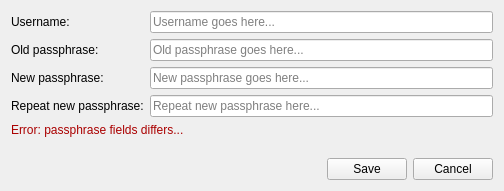
<?xml version="1.0" encoding="UTF-8"?>
<ui version="4.0">
 <class>UserEditor</class>
 <widget class="QWidget" name="UserEditor">
  <property name="windowModality">
   <enum>Qt::ApplicationModal</enum>
  </property>
  <property name="geometry">
   <rect>
    <x>0</x>
    <y>0</y>
    <width>504</width>
    <height>191</height>
   </rect>
  </property>
  <property name="sizePolicy">
   <sizepolicy hsizetype="Maximum" vsizetype="Maximum">
    <horstretch>0</horstretch>
    <verstretch>0</verstretch>
   </sizepolicy>
  </property>
  <property name="windowTitle">
   <string>User Editor</string>
  </property>
  <layout class="QVBoxLayout" name="verticalLayout_3">
   <item>
    <layout class="QHBoxLayout" name="horizontalLayout_2">
     <item>
      <layout class="QVBoxLayout" name="verticalLayout">
       <item>
        <widget class="QLabel" name="username_label">
         <property name="text">
          <string>Username:</string>
         </property>
        </widget>
       </item>
       <item>
        <widget class="QLabel" name="old_pswd_label">
         <property name="text">
          <string>Old passphrase:</string>
         </property>
        </widget>
       </item>
       <item>
        <widget class="QLabel" name="new_pswd_label">
         <property name="text">
          <string>New passphrase:</string>
         </property>
        </widget>
       </item>
       <item>
        <widget class="QLabel" name="repeat_new_pswd_label">
         <property name="text">
          <string>Repeat new passphrase:</string>
         </property>
        </widget>
       </item>
      </layout>
     </item>
     <item>
      <layout class="QVBoxLayout" name="verticalLayout_2">
       <item>
        <widget class="QLineEdit" name="username">
         <property name="text">
          <string/>
         </property>
         <property name="placeholderText">
          <string>Username goes here...</string>
         </property>
        </widget>
       </item>
       <item>
        <widget class="QLineEdit" name="old_pswd">
         <property name="placeholderText">
          <string>Old passphrase goes here...</string>
         </property>
        </widget>
       </item>
       <item>
        <widget class="QLineEdit" name="new_pswd">
         <property name="placeholderText">
          <string>New passphrase goes here...</string>
         </property>
        </widget>
       </item>
       <item>
        <widget class="QLineEdit" name="repeat_new_pswd">
         <property name="placeholderText">
          <string>Repeat new passphrase here...</string>
         </property>
        </widget>
       </item>
      </layout>
     </item>
    </layout>
   </item>
   <item>
    <widget class="QLabel" name="error">
     <property name="enabled">
      <bool>true</bool>
     </property>
     <property name="text">
      <string>&lt;html&gt;&lt;head/&gt;&lt;body&gt;&lt;p&gt;&lt;span style=&quot; color:#aa0000;&quot;&gt;Error: passphrase fields differs...&lt;/span&gt;&lt;/p&gt;&lt;/body&gt;&lt;/html&gt;</string>
     </property>
     <property name="textFormat">
      <enum>Qt::AutoText</enum>
     </property>
    </widget>
   </item>
   <item>
    <spacer name="vspacer">
     <property name="orientation">
      <enum>Qt::Vertical</enum>
     </property>
     <property name="sizeHint" stdset="0">
      <size>
       <width>20</width>
       <height>40</height>
      </size>
     </property>
    </spacer>
   </item>
   <item>
    <layout class="QHBoxLayout" name="horizontalLayout">
     <item>
      <spacer name="hspacer">
       <property name="orientation">
        <enum>Qt::Horizontal</enum>
       </property>
       <property name="sizeHint" stdset="0">
        <size>
         <width>40</width>
         <height>20</height>
        </size>
       </property>
      </spacer>
     </item>
     <item>
      <widget class="QPushButton" name="save">
       <property name="text">
        <string>Save</string>
       </property>
       <property name="icon">
        <iconset resource="../../picsou.qrc">
         <normaloff>:/resources/material-design/svg/check.svg</normaloff>:/resources/material-design/svg/check.svg</iconset>
       </property>
      </widget>
     </item>
     <item>
      <widget class="QPushButton" name="cancel">
       <property name="text">
        <string>Cancel</string>
       </property>
       <property name="icon">
        <iconset resource="../../picsou.qrc">
         <normaloff>:/resources/material-design/svg/cancel.svg</normaloff>:/resources/material-design/svg/cancel.svg</iconset>
       </property>
      </widget>
     </item>
    </layout>
   </item>
  </layout>
 </widget>
 <tabstops>
  <tabstop>username</tabstop>
  <tabstop>old_pswd</tabstop>
  <tabstop>new_pswd</tabstop>
  <tabstop>repeat_new_pswd</tabstop>
  <tabstop>save</tabstop>
  <tabstop>cancel</tabstop>
 </tabstops>
 <resources>
  <include location="../../picsou.qrc"/>
 </resources>
 <connections/>
</ui>
